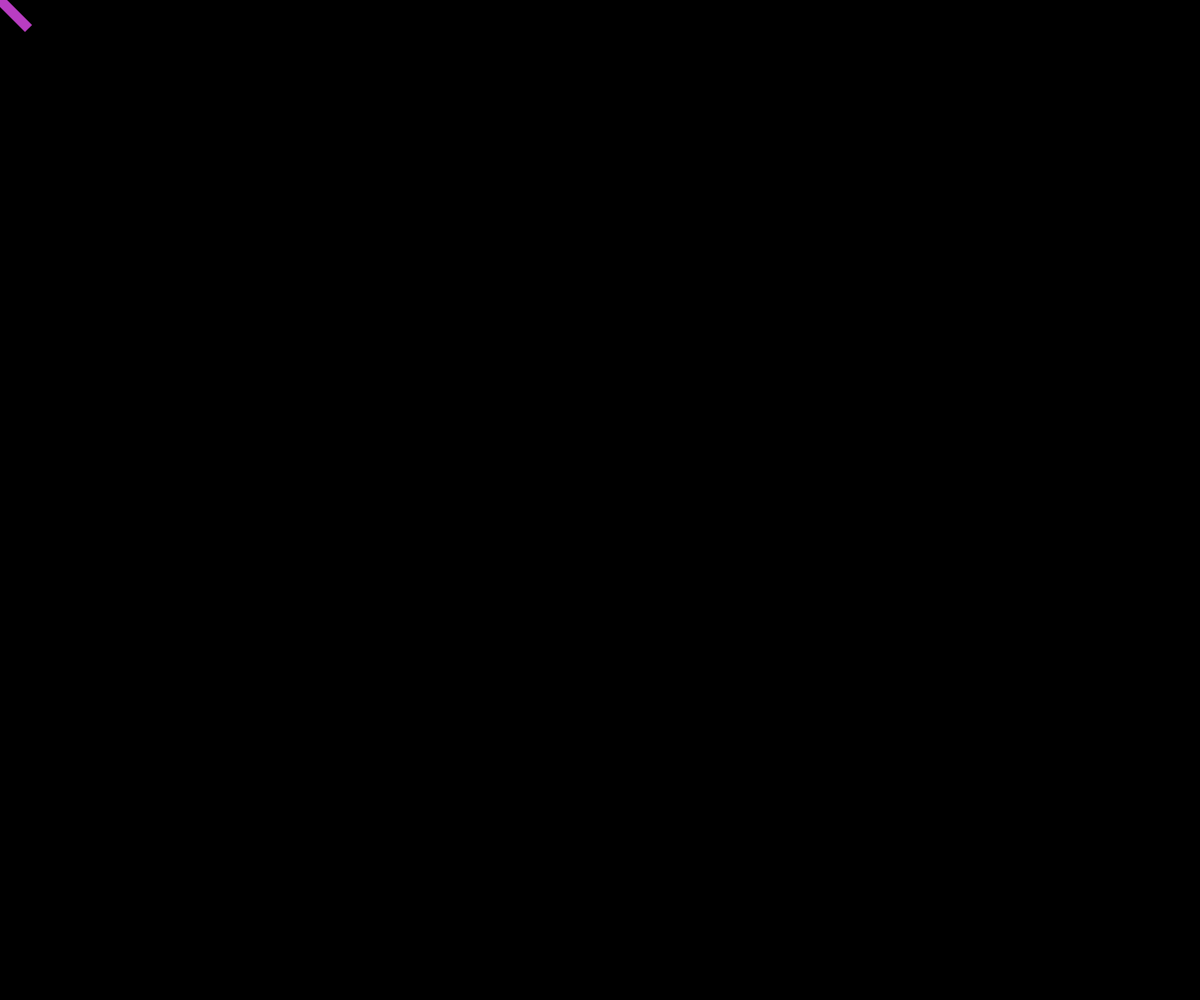
Frame 1 (no input)
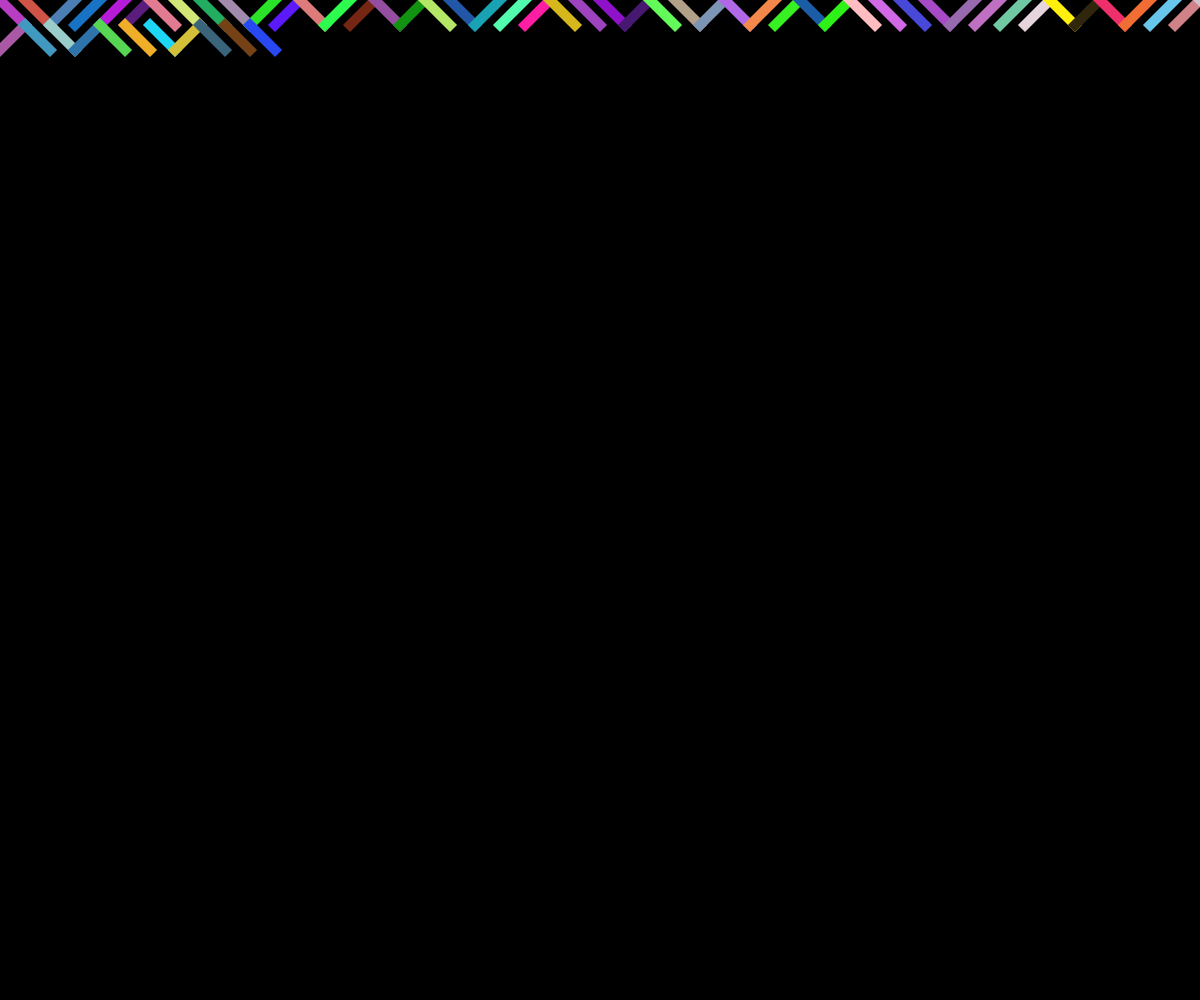
Frame 60 (no input)
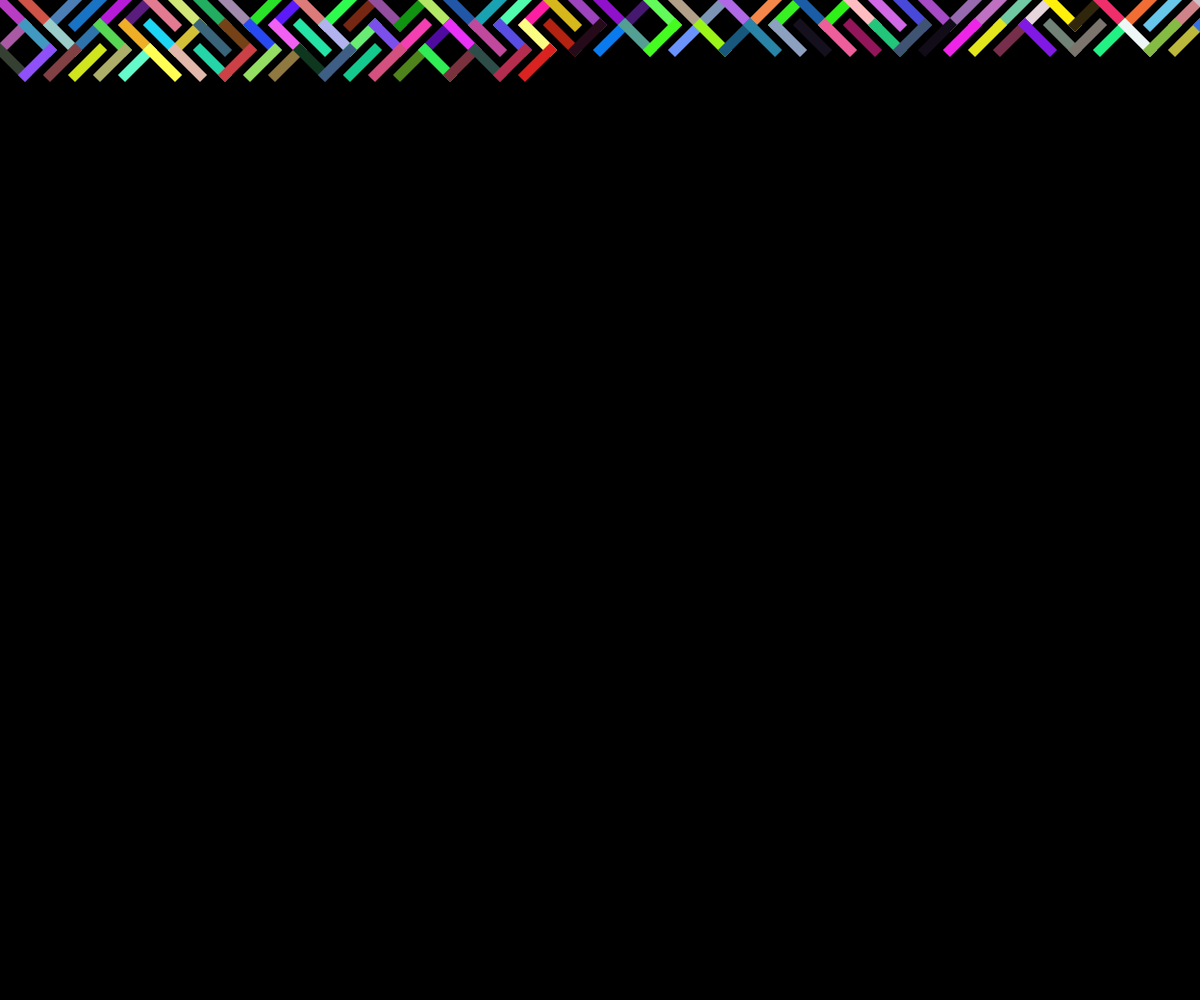
Frame 120 (the mouse pressed at the canvas centre since frame 60)

The p5.js sketch that drew these frames (run headless with seeded random() and noise() and a simulated clock; from frame 60 on, the mouse is pressed at the canvas centre):

// p5.js sketch
// ── sketch.js
let x = 0;
let y = 0;
let spacing = 25;
let sweight = 10;
let width = 0;
let height = 0;


function setup() {
	createCanvas(width = windowWidth, height = windowHeight);
    background(0);
} 

function draw() {
	stroke(random(10,255), random(10,255), random(10,255));
	strokeWeight(sweight);
	strokeCap(PROJECT);
	strokeJoin(MITER);
	if(random(1) < 0.5) {
        //disegna linea inclinata a sx
		line(x, y, x + spacing, y + spacing);
	} else {
        //disegna linea inclinata a dx
		line(x, y + spacing, x + spacing, y);
	}
  
    //procedi a disegnare sulla riga
	x = x + spacing;
	
    //quando la riga finisce, vai a capo
	if(x > width) {
		x = 0;
		y = y + spacing;
	}
  
    //quando h del canvas si riempie, reset
	if( y > height - (2 * spacing)){
		reset();
	}
}

 function reset(){
	createCanvas(width = windowWidth, height = windowHeight - spacing);
	background(random(255));
	x = 0;
	y = 0;
	draw();
}
window.onresize = reset;
